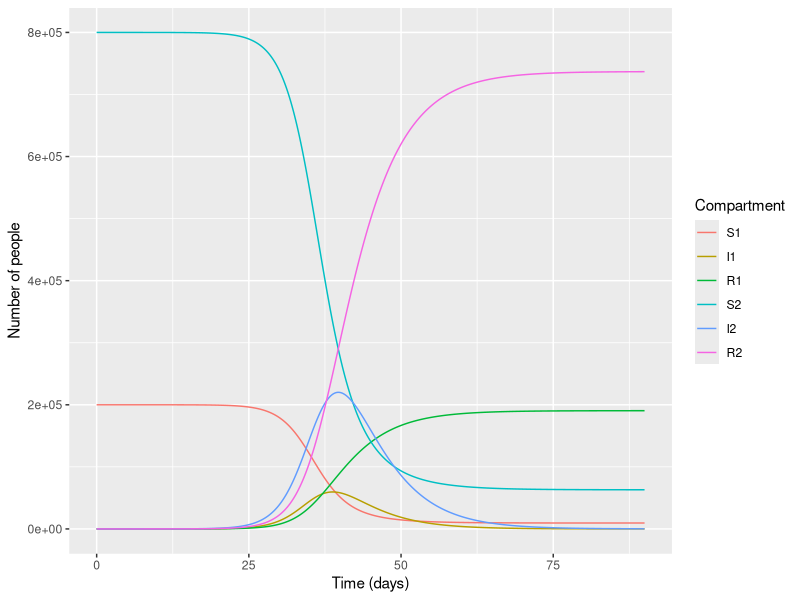

Source code (R):
# INFECTIOUS DISEASE MODELLING
# Module 3 e-tivity 2 - Developing an 2 age-structured group model

library(deSolve)  # solves the differential equations model
library(reshape2) # changes hte shape of the model output
library(ggplot2)  # plots

pop <- 10^6
N1 <- 0.2 * pop # 20% are children
N2 <- pop - N1 # the rest are adults

ini_state <- c(S1 = N1-1,
               I1 = 1,
               R1 = 0,
               S2 = N2,
               I2 = 0,
               R2 = 0)

parameters <- c(b = 0.05, # probability of infection of 5%
                c11 = 7,
                c12 = 6,
                c21 = 1,
                c22 = 10,
                gamma = 1/5) # Rate of recovery

times <- seq(from = 0, to = 90, by = 0.1)

sir_model <- function(time, state, parameters) {
  with(as.list(c(state, parameters)), {
    N1 <- S1 + I1 + R1
    N2 <- S2 + I2 + R2
    
    # Defining the force of infection
    # acting on susceptible children:
    lambda1 <- b*c11*I1/N1 + b*c12*I2/N2
    # acting on susceptible adults:
    lambda2 <- b*c21*I1/N1 + b*c22*I2/N2
    
    # ODE for children:
    dS1 <- -lambda1 * S1
    dI1 <- lambda1*S1 - gamma*I1
    dR1 <- gamma*I1
    
    # ODE for adults:
    dS2 <- -lambda2* S2
    dI2 <- lambda2*S2 - gamma*I2
    dR2 <- gamma*I2
    
    return(list(c(dS1, dI1, dR1, dS2, dI2, dR2)))
  })
}

output <- as.data.frame(ode(y = ini_state,
                            times = times,
                            func = sir_model,
                            parms = parameters))
output_long <- melt(as.data.frame(output), id = "time")

graf <- ggplot(data = output_long,
               aes(x = time,
                   y = value,
                   colour = variable,
                   group = variable)) +
  geom_line() +
  labs(colour = "Compartment",
       x = "Time (days)",
       y = "Number of people")
print(graf)

# What was the cumulative incidence of infection during this epidemic?
total_inc <- (output$S1[1] - output$S1[nrow(output)]) + (output$S2[1] - output$S2[nrow(output)])
print(paste("Total cumulative incidence =", round(total_inc,0)))

# What proportion of those infections occurred in children?
chil_prop <- (output$S1[1] - output$S1[nrow(output)]) / total_inc
print(paste("Proportion of infections in children = ", round(chil_prop*100,1),"%"))

# Which age group was most affected by the epidemic?
percentage <- c(children = (output$S1[1] - output$S1[nrow(output)]) / N1,
                adults = (output$S2[1] - output$S2[nrow(output)]) / N2)
print(paste("Most affected group was:", names(percentage[percentage == max(percentage)]),
            "with", round(percentage[percentage == max(percentage)]*100, 1),"%"))
